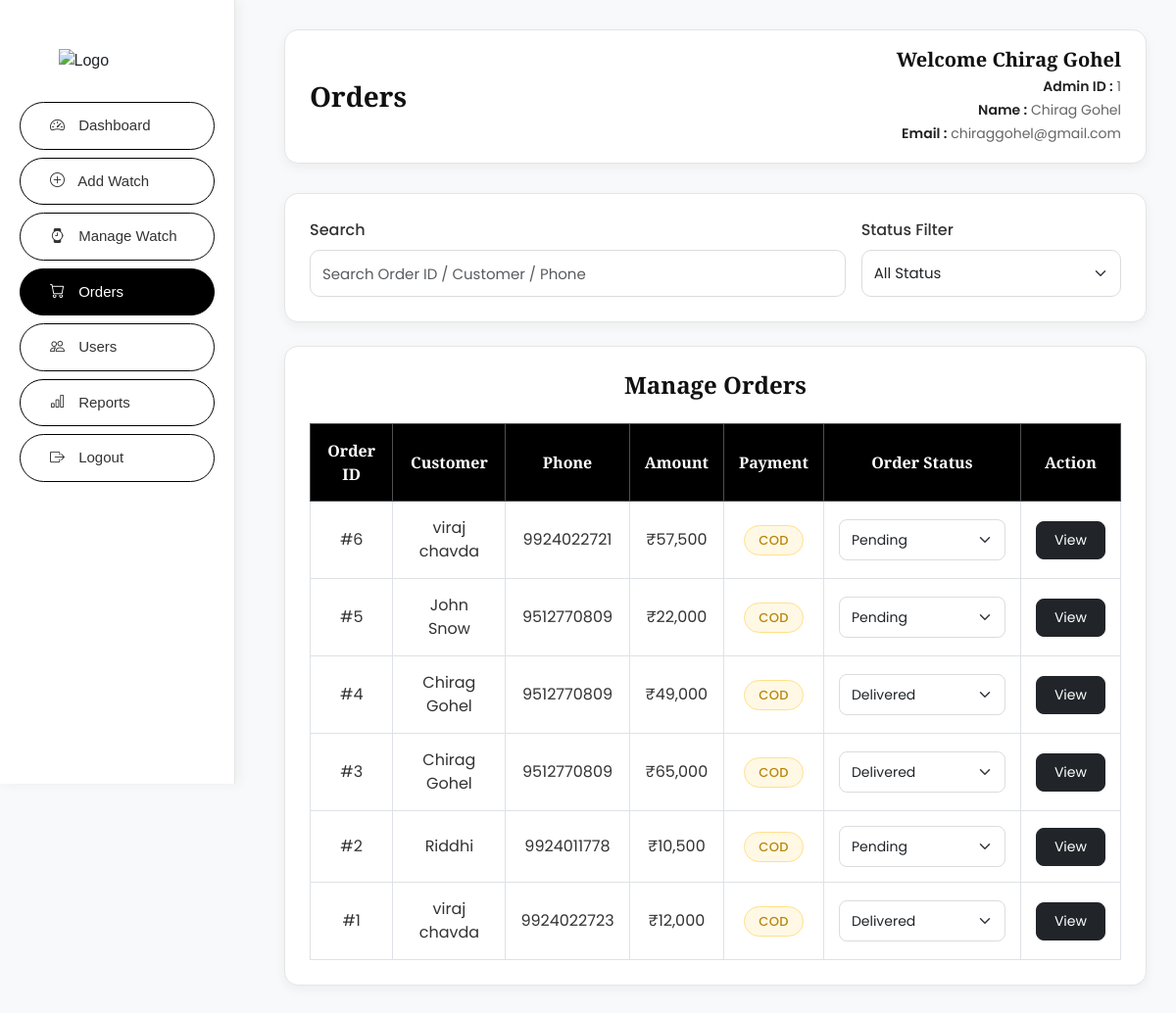
Screenshot of /admin/orders.php (signed in) with the database file from the repository.
### tables this page shows
CREATE TABLE `orders` (
  `order_id` int NOT NULL,
  `user_id` int NOT NULL,
  `customer_name` varchar(100) NOT NULL,
  `phone` varchar(15) NOT NULL,
  `amount` decimal(10,2) NOT NULL,
  `payment_status` varchar(50) NOT NULL DEFAULT 'Pending',
  `order_status` varchar(50) NOT NULL DEFAULT 'Processing',
  `created_at` timestamp NULL DEFAULT CURRENT_TIMESTAMP,
  `address_id` int DEFAULT NULL
);

### admin/orders.php (the view, shortened to what this page needs)
<?php
    include("../assets/includes/db.php");
    $search = isset($_GET['search']) ? trim($_GET['search']) : '';
    $status_filter = isset($_GET['status']) ? trim($_GET['status']) : '';
    $query = "SELECT * FROM orders WHERE 1=1";
    $query .= " ORDER BY order_id DESC";
    $result = mysqli_query($conn, $query);
        ?>
<!DOCTYPE html>
<html lang="en">
<head>
    <link href="https://cdn.jsdelivr.net/npm/bootstrap@5.3.3/dist/css/bootstrap.min.css" rel="stylesheet"/>
    <link href="https://cdn.jsdelivr.net/npm/bootstrap-icons@1.11.3/font/bootstrap-icons.css" rel="stylesheet"/>
    <link rel="stylesheet" href="https://cdnjs.cloudflare.com/ajax/libs/font-awesome/6.5.0/css/all.min.css"/>
</head>
<body>
    <div class="sidebar">
        <img src="../assets/Images/Logo.png" alt="Logo"/>
        <a href="dashboard.php">
            <i class="bi bi-speedometer2"></i> Dashboard
        </a>
        <a href="add-watch.php"> <i class="bi bi-plus-circle"></i> Add Watch </a>
        <a href="manage-watch.php"> <i class="bi bi-watch"></i> Manage Watch </a>
        <a href="orders.php" class="active"> <i class="bi bi-cart"></i> Orders </a>
        <a href="users.php"> <i class="bi bi-people"></i> Users </a>
        <a href="reports.php"> <i class="bi bi-bar-chart"></i> Reports </a>
        <a href="../logout.php"> <i class="bi bi-box-arrow-right"></i> Logout </a>
    </div>
    <div class="main-content">
        <div class="top-navbar d-flex justify-content-between align-items-center">
            <h3>Orders</h3>
            <div class="admin-info text-end">
                <h5 class="mb-1">Welcome <?php echo isset($_SESSION['name']) ? $_SESSION['name'] : ''; ?></h5>
                <p class="mb-0">
                    <strong>Admin ID :</strong>
                    <?php echo isset($_SESSION['admin_id']) ? $_SESSION['admin_id'] : ''; ?>
                </p>
                <p class="mb-0">
                    <strong>Name :</strong>
                    <?php echo isset($_SESSION['name']) ? $_SESSION['name'] : ''; ?>
                </p>
                <p class="mb-0">
                    <strong>Email :</strong>
                    <?php echo isset($_SESSION['email']) ? $_SESSION['email'] : ''; ?>
                </p>
            </div>
        </div>
        <div class="table-box">
            <form id="orderFilterForm" onsubmit="return false;">
                <div class="row g-3 align-items-end">
                    <div class="col-lg-8 col-md-6">
                        <label class="form-label">Search</label>
                        <input type="text"
                               id="orderSearchInput"
                               name="search"
                               class="form-control"
                               placeholder="Search Order ID / Customer / Phone"
                               value="<?php echo htmlspecialchars($search); ?>"
                               autocomplete="off">
                    </div>
                    <div class="col-lg-4 col-md-6">
                        <label class="form-label">Status Filter</label>
                        <select id="orderStatusFilter" name="status" class="form-select">
                            <option value="All Status" <?php if($status_filter == '' || $status_filter == 'All Status') echo 'selected'; ?>>All Status</option>
                        </select>
                    </div>
                </div>
            </form>
        </div>
        <div class="table-box mt-4">
            <h4 class="mb-4 text-center">Manage Orders</h4>
            <div class="table-responsive">
                <table class="table table-bordered table-hover align-middle text-center">
                    <thead class="table-dark">
                        <tr>
                            <th>Order ID</th>
                            <th>Customer</th>
                            <th>Phone</th>
                            <th>Amount</th>
                            <th>Payment</th>
                            <th>Order Status</th>
                            <th>Action</th>
                        </tr>
                    </thead>
                    <tbody id="ordersTableBody">
                    <?php
                    if($result && mysqli_num_rows($result) > 0) {
                        while($row = mysqli_fetch_assoc($result)) {
                            $payment_status = strtoupper($row['payment_status']);
                            $status = $row['order_status'];
                    ?>
                        <tr>
                            <td>#<?php echo $row['order_id']; ?></td>
                            <td><?php echo htmlspecialchars($row['customer_name']); ?></td>
                            <td><?php echo htmlspecialchars($row['phone']); ?></td>
                            <td>₹<?php echo number_format($row['amount']); ?></td>
                            <td>
                                <?php if($payment_status == 'PAID' || $payment_status == 'SUCCESS'): ?>
                                    <span class="badge bg-success">Paid</span>
                                <?php else: ?>
                                    <span class="badge bg-warning text-dark">COD</span>
                                <?php endif; ?>
                            </td>
                            <td>
                                <select class="form-select status-select" data-order-id="<?php echo $row['order_id']; ?>">
                                    <option value="Pending" <?php if($status == 'Pending') echo 'selected'; ?>>Pending</option>
                                    <option value="Delivered" <?php if($status == 'Delivered') echo 'selected'; ?>>Delivered</option>
                                </select>
                            </td>
                            <td>
                                <a href="order-details.php?id=<?php echo $row['order_id']; ?>" class="btn btn-dark btn-sm">View</a>
                            </td>
                        </tr>
                    <?php
                        }
                    } else {
                    ?>
                        <tr>
                            <td colspan="7">No orders found.</td>
                        </tr>
                    <?php } ?>
                    </tbody>
                </table>
            </div>
        </div>
    </div>
</body>
</html>

### admin/orders.php (style rules this page uses)
html { overflow-y: scroll; }
body { background:#f8f9fa; font-family:Arial,sans-serif; }
.sidebar { position:fixed; top:0; left:0; width:240px; height:100vh; background:#fff; border-right:1px solid #e5e5e5; padding:20px; box-shadow:4px 0 12px rgba(0,0,0,.05); }
.sidebar img { width:120px; display:block; margin:30px auto 30px; }
.sidebar a { display:block; color:#333; text-decoration:none; padding:12px 30px; border:1px solid #000; border-radius:30px; margin-bottom:8px; font-size:15px; transition:.3s; }
.sidebar a i { margin-right:10px; }
.sidebar a:hover, .sidebar a.active { background:#000; color:#fff; }
.main-content { margin-left:260px; padding:30px; }
.top-navbar { background:#fff; padding:18px 25px; border-radius:14px; border:1px solid #e5e5e5; box-shadow:0 4px 12px rgba(0,0,0,.05); margin-bottom:30px; }
.top-navbar h3 { margin:0; color:#111; font-family:"Cinzel",serif; font-weight:700; }
.admin-info { text-align:right; }
.admin-info h5 { margin:0 0 8px; color:#111; font-family:"Cinzel",serif; font-size:20px; font-weight:600; }
.admin-info p { margin:0; font-size:14px; color:#666; line-height:1.7; font-family:"Poppins",sans-serif; }
.admin-info p strong { color:#222; font-weight:600; }
.table-box { background:#fff; padding:25px; border:1px solid #e5e5e5; border-radius:14px; box-shadow:0 4px 12px rgba(0,0,0,.05); }
.table-box h4 { font-family:"Cinzel",serif; font-weight:700; color:#111; }
.form-label { font-family:"Poppins",sans-serif; font-weight:500; color:#333; margin-bottom:8px; }
.form-control { height:48px; border-radius:10px; border:1px solid #dcdcdc; font-size:15px; font-family:"Poppins",sans-serif; box-shadow:none; }
.form-select { height:48px; border-radius:10px; border:1px solid #dcdcdc; font-size:15px; font-family:"Poppins",sans-serif; box-shadow:none; }
.table { margin-bottom:0; }
.table thead th { background:#000 !important; color:#fff !important; text-align:center; vertical-align:middle; font-family:"Cinzel",serif; font-weight:600; padding:15px; }
.table tbody td { text-align:center; vertical-align:middle; padding:15px; font-family:"Poppins",sans-serif; color:#333; }
.table-hover tbody tr { transition:.3s; }
.badge { padding:8px 14px; border-radius:20px; font-size:13px; font-weight:500; letter-spacing:.3px; border:1px solid transparent; }
.bg-warning { background:#fff8e5 !important; color:#b8860b !important; border-color:#ffe08a !important; }
.table .form-select { min-width:170px; height:42px; border-radius:8px; font-size:14px; font-family:"Poppins",sans-serif; }
.btn-dark { border-radius:8px; padding:8px 18px; font-size:14px; font-family:"Poppins",sans-serif; transition:.3s; }

### rows the page displays
orders: order_id "6", customer_name "viraj chavda", phone "9924022721", amount "57,500", payment_status "COD", order_id "Pending"
orders: order_id "5", customer_name "John Snow", phone "9512770809", amount "22,000", payment_status "COD", order_id "Pending"
orders: order_id "4", customer_name "Chirag Gohel", phone "9512770809", amount "49,000", payment_status "COD", order_status+order_id "Delivered"
orders: order_id "3", customer_name "Chirag Gohel", phone "9512770809", amount "65,000", payment_status "COD", order_status+order_id "Delivered"
orders: order_id "2", customer_name "Riddhi", phone "9924011778", amount "10,500", payment_status "COD", order_id "Pending"
orders: order_id "1", customer_name "viraj chavda", phone "9924022723", amount "12,000", payment_status "COD", order_status+order_id "Delivered"

### other values shown
$_SESSION['name'] "Chirag Gohel"
$_SESSION['admin_id'] "1"
$_SESSION['email'] "chiraggohel@gmail.com"
